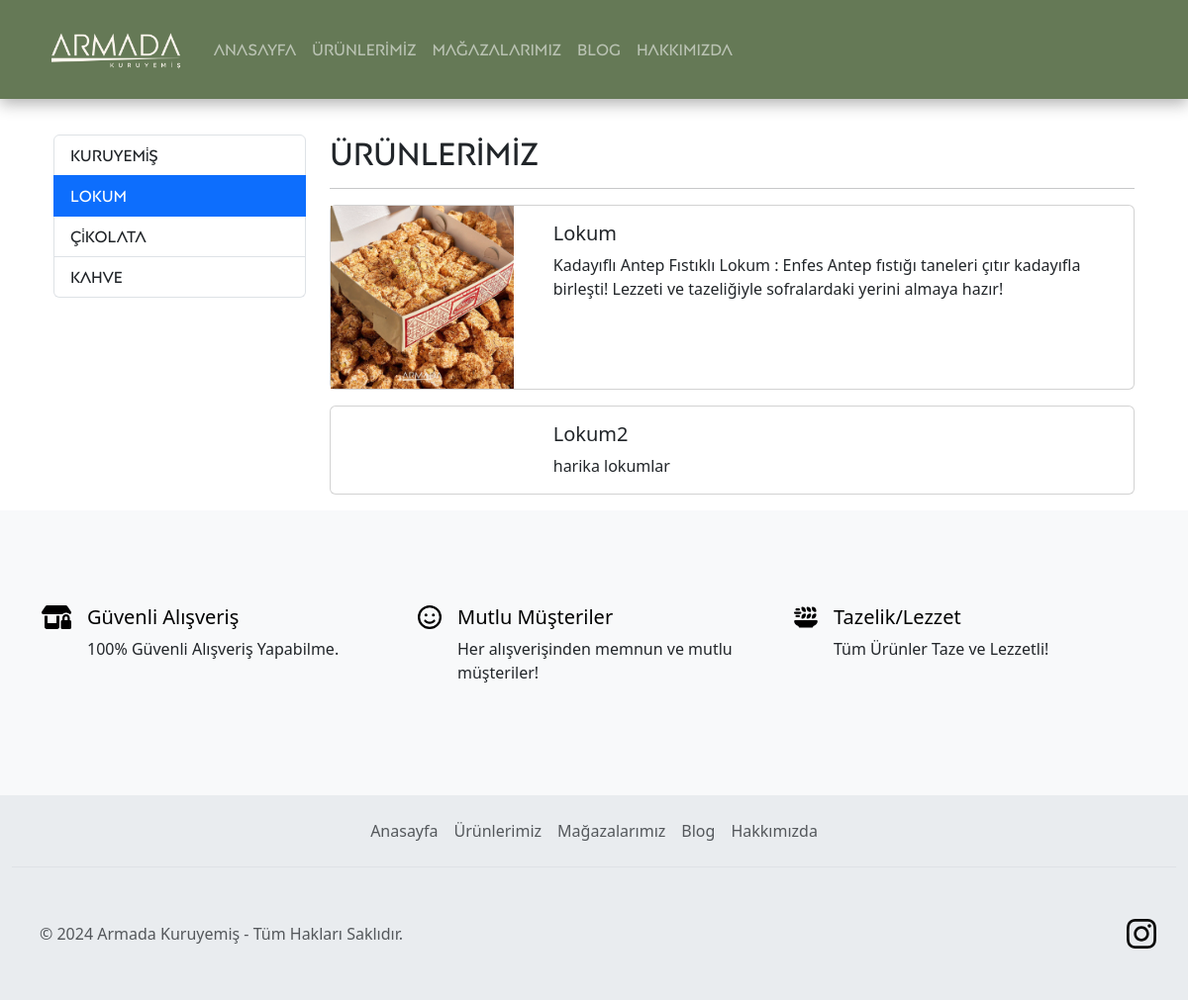
Page /product_category/lokum on the committed database.
### product/models.py (models this page shows, shortened)
class ProductCategory(models.Model):
    name = models.CharField(max_length=150)
    slug = models.SlugField(null=False, blank=True, unique=True, db_index=True, editable=False)
    class Meta:
        verbose_name = "Ürün Kategori"
        verbose_name_plural = "Ürün Kategorileri"

class Product(models.Model):
    title = models.CharField(max_length=200)
    image = models.ImageField(upload_to='products')
    description = RichTextField()
    is_home = models.BooleanField(default=False)
    slug = models.SlugField(null=False, blank=True, unique=True, db_index=True, editable=False)
    product_category = models.ForeignKey(ProductCategory, on_delete=models.CASCADE)
    class Meta:
        verbose_name = "Ürün"
        verbose_name_plural = "Ürünler"

### product/views.py (the view)
# urls.py: path("product_category/<slug:slug>", views.products_by_category, name="products_by_category"),
def products_by_category(request, slug):
    context = {
        "products": Product.objects.filter(product_category__slug=slug),
        "categories": ProductCategory.objects.all(),
        "selected_category": slug
    }
    return render(request, "product/products.html", context)

### product/templates/product/products.html (shortened to what this page needs)
{% extends "base.html" %}
{% block content %}
    <div class="container mt-3">
        <div class="row">
            <div class="col-3">
                {% include 'partials/_productcategories.html' %}
            </div>
            <div class="col-9">
                <h2 style="font-family: 'MyCustomFont', sans-serif">ÜRÜNLERİMİZ</h2>
                <hr>
                {% if products|length > 0 %}
                    {% for product in products %}
                        {% include 'product/partials/_product.html' %}
                    {% endfor %}
                {% else %}
                    <div class="alert alert-warning">
                        Ürün Yok
                    </div>
                {% endif %}
            </div>
        </div>
    </div>
{% endblock %}

### templates/partials/_productcategories.html
<div class="list-group" style="font-family: 'MyCustomFont', sans-serif">
    {% for category in categories %}
        {% if category.slug == selected_category %}
            <a class="list-group-item list-group-item-action active"
               href="{% url 'products_by_category' category.slug %}">{{ category.name|title }}</a>
        {% else %}
            <a class="list-group-item list-group-item-action"
               href="{% url 'products_by_category' category.slug %}">{{ category.name|title }}</a>
        {% endif %}
    {% endfor %}
</div>

### product/templates/product/partials/_product.html
{% load static %}
<div class="card mb-3">
    <div class="row">
        <div class="col-md-3">
            <img src="{{ product.image.url }}" alt="" class="img-fluid">
        </div>
        <div class="col-md-9">
            <div class="card-body">
                <h5 class="card-title">
                        {{ product.title }}
                </h5>
                <p class="card-text">{{ product.description|safe |striptags }}</p>
            </div>
        </div>
    </div>
</div>

### rows in the picture
ProductCategory: name "Kuruyemi̇ş"
ProductCategory: name "Lokum"
ProductCategory: name "Çi̇kolata"
ProductCategory: name "Kahve"
Product: image (picture), title "Lokum", description "Kadayıflı Antep Fıstıklı Lokum : Enfes Antep fıstığı taneleri çıtır kadayıfla birleşti! Lezzeti ve tazeliğiyle sofralardaki yerini almaya hazır!"
Product: title "Lokum2", description "harika lokumlar"
